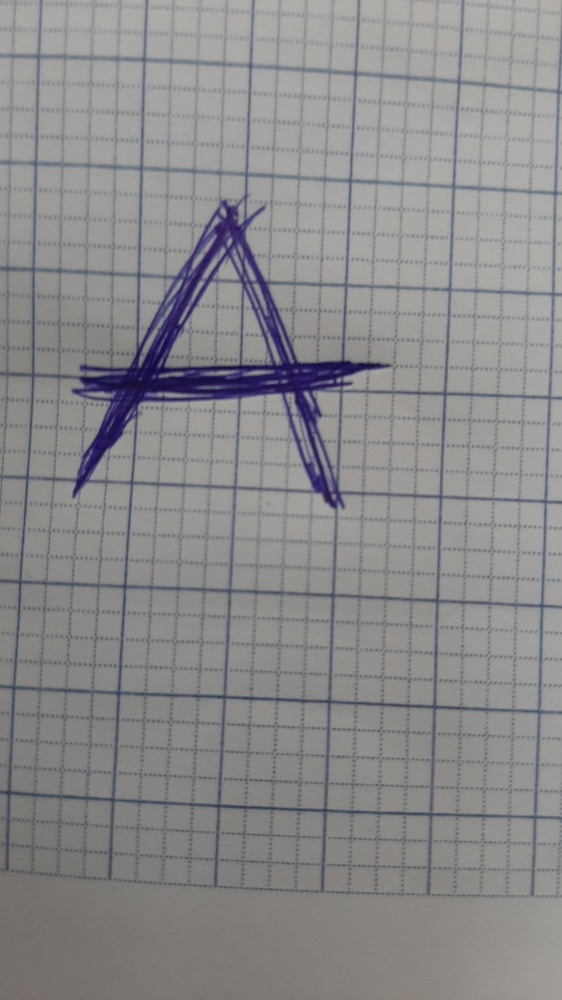
#> input picture TUAN_2/anh_chu.jpg, 562 x 1000 px, shrunk from 1440 x 2560 before the run, given in place of anh_mau.jpg, which was not available
$ jupyter execute tuan1.ipynb
#> lines starting #> are read from the running program, lines starting #| are printed output that depends on the picture; after the words box and inside, x2 and y2 are one past the last pixel; in counts of white or black regions, pixels touching at a corner belong together; pictures that were not available may be replaced by others from this repository, and a replacement may not be noted
[cell 1]
from skimage import color, data
import matplotlib.pyplot as plt

image = plt.imread('C:\\Users\\PC\\TT_XULY_ANH\\TUAN_1\\anh_mau.jpg')
#> image is the input picture: shape (1000, 562, 3); mean R, G, B 139.1, 138.4, 139.2
image1 = plt.imread('C:\\Users\\PC\\TT_XULY_ANH\\TUAN_1\\anh_chu.jpg')
def show_image(image, title='Image', cmap_type='gray'):
 plt.imshow(image, cmap=cmap_type)
 plt.title(title)
 plt.axis('off')
 plt.show()

[cell 2]
#Bài tập 1.1: Kích thước ảnh

plt.imshow(image)
image.shape
#> Out = (1000, 562, 3)

[cell 3]
#Bài tập 1.2: Chuyển ảnh RGB thành ảnh xám

from skimage import io, color

gray_image = color.rgb2gray(image)
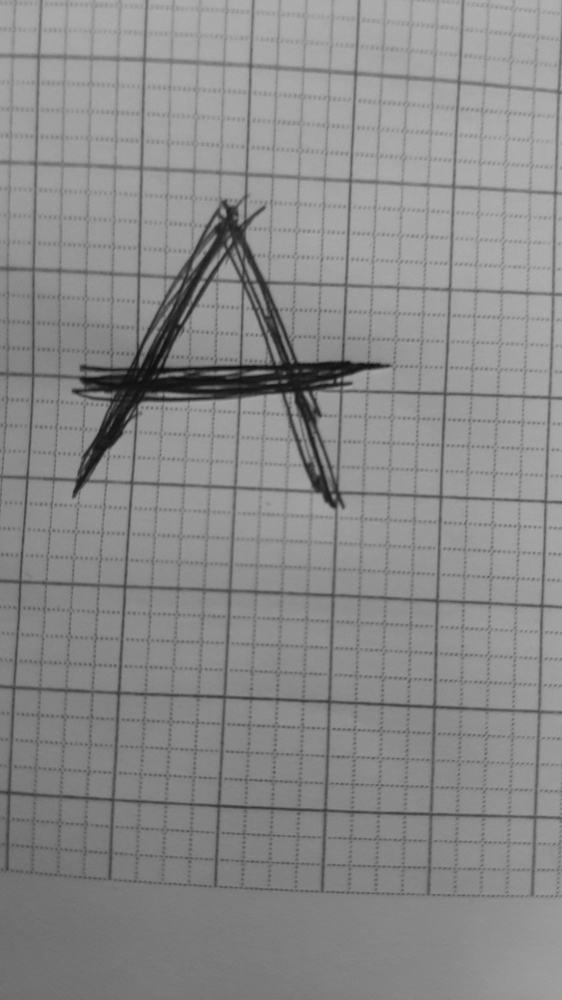
#> gray_image: shape (1000, 562) float64; min 0.0564, max 0.695, mean 0.544
# Hiển thị ảnh gốc
show_image(image, 'Original RGB image')
# Hiển thị ảnh xám
show_image(gray_image, 'Grayscale image')

[cell 4]
#Bài tập 1.3: Lật ảnh

import numpy as np
filpped_image = np.flipud(image)
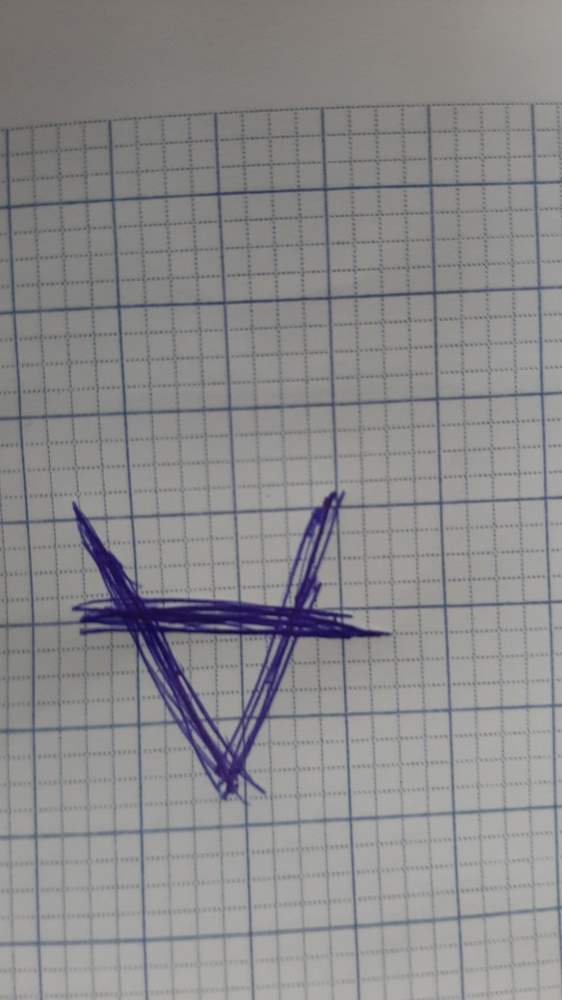
#> filpped_image: shape (1000, 562, 3); mean R, G, B 139.1, 138.4, 139.2
show_image(image, 'Original RGB image')
show_image(filpped_image, 'Flipped image')

[cell 5]
#Bài tập 1.4: Lược đồ mức xám

red_channel = image[:,:,0]
plt.hist(red_channel.ravel(), bins=256)
plt.title('Red Histogram')
plt.show()
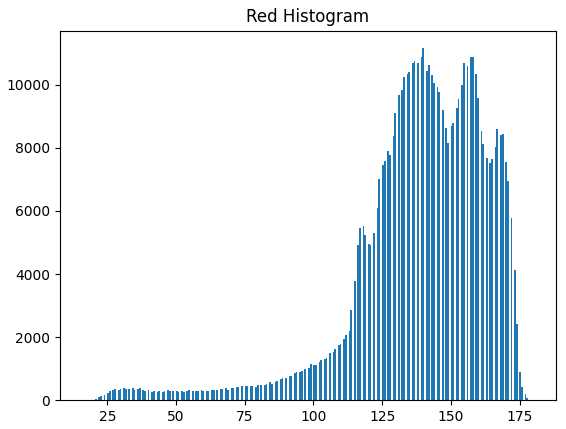
#> figure drawn by matplotlib, 1 panel; tallest bar 11162 high, from x = 139.6 to 140.3

[cell 6]
#Bài tập 1.5: Phân ngưỡng toàn cục

# Khai báo hàm phân ngưỡng OTSU
from skimage.filters import threshold_otsu

gray_image1 = color.rgb2gray(image1)
# Tính toán ngưỡng bằng phương pháp otsu
thresh = threshold_otsu(gray_image1)
#> thresh = 0.504
# Áp dụng kỹ thuật lấy ngưỡng.
binary = gray_image1 > thresh
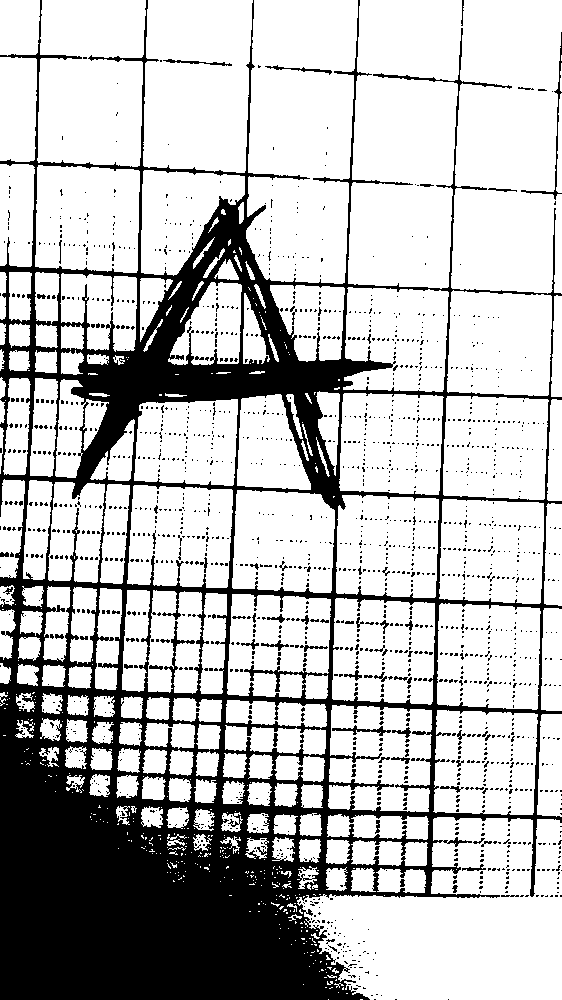
#> binary: shape (1000, 562) bool; 73.9% white; 1833 black regions (1762 under 20 px), largest, box (x1, y1, x2, y2) and area: (0, 0, 562, 1000) 135272, (521, 32, 562, 200) 368, (332, 725, 391, 736) 201
# Hiển thị kết quả
show_image(image1, 'Original')
show_image(binary, 'Binary image')

[cell 7]
#Bài tập 1.6: Phân ngưỡng cục bộ khi nền ảnh không rõ ràng và có độ sáng phân bố không đồng đều

from skimage.filters import threshold_local
block_size = 35
# xác định các ngưỡng cục bộ với offset=10
local_thresh = threshold_local(gray_image1, block_size, offset=0.05)
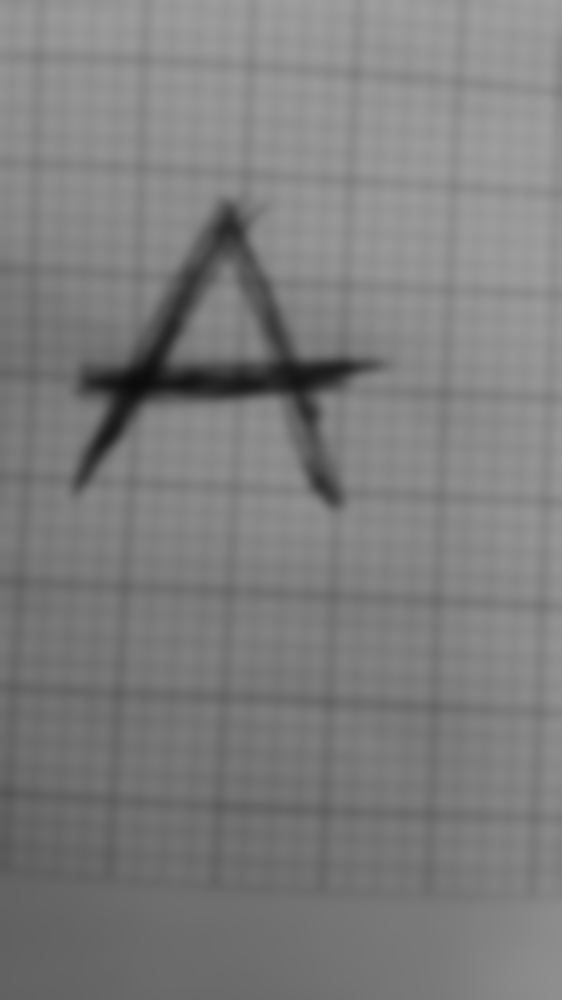
#> local_thresh: shape (1000, 562) float64; min 0.0477, max 0.627, mean 0.494
# Ứng dụng ngưỡng cục bộ để xác định ảnh nhị phân
binary_local = gray_image1 > local_thresh
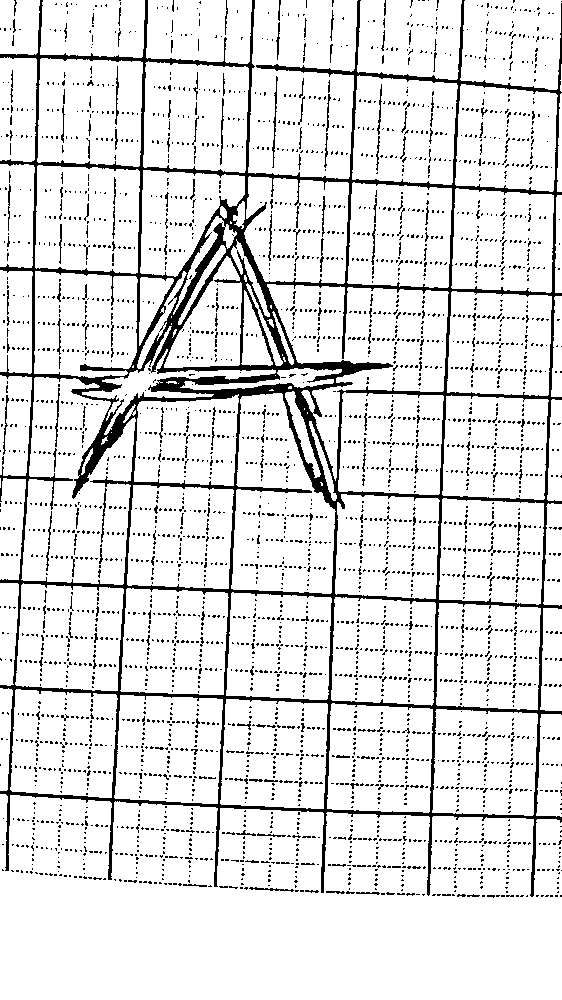
#> binary_local: shape (1000, 562) bool; 88.2% white; 3697 black regions (3549 under 20 px), largest, box (x1, y1, x2, y2) and area: (0, 0, 562, 897) 41511, (272, 76, 278, 168) 148, (220, 98, 224, 165) 109
# hiển thị ảnh gốc và ảnh nhị phân
show_image(image1, 'Original')
show_image(binary_local, 'Local thresholding')


# Tính toán giá trị ngưỡng OTSU của ảnh
global_thresh = threshold_otsu(gray_image1)
#> global_thresh = 0.504
# Áp dụng kỹ thuật lấy ngưỡng.
binary_global = gray_image1 > global_thresh
# Hiển thị kết quả
show_image(binary_global, 'Global thresholding')

[cell 8]
#Bài tập 1.7: Ảnh hưởng của việc lựa chọn thông số lấy ngưỡng đối với việc phân ngưỡng ảnh

from skimage.filters import try_all_threshold

fig, ax = try_all_threshold(gray_image1, verbose=False)
plt.show()
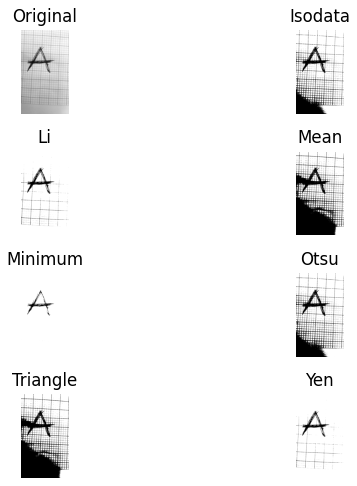
#> figure drawn by matplotlib, 8 panels
